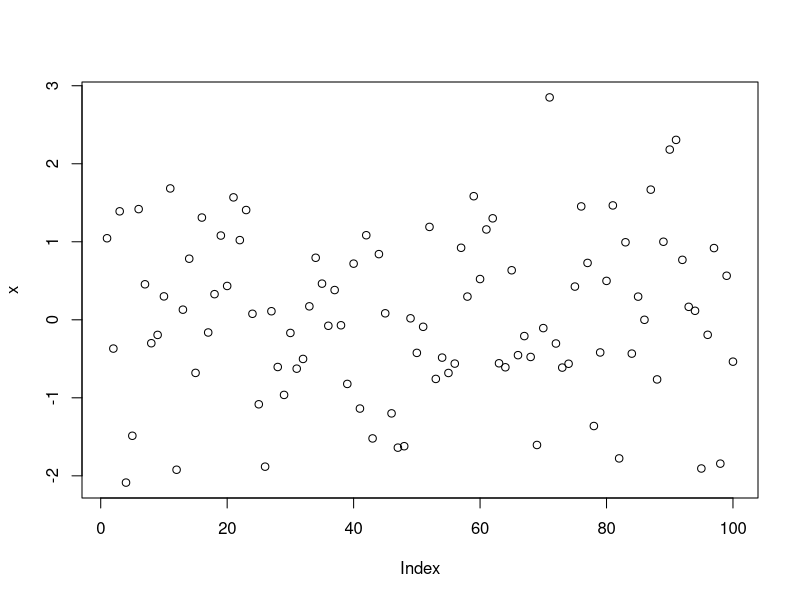
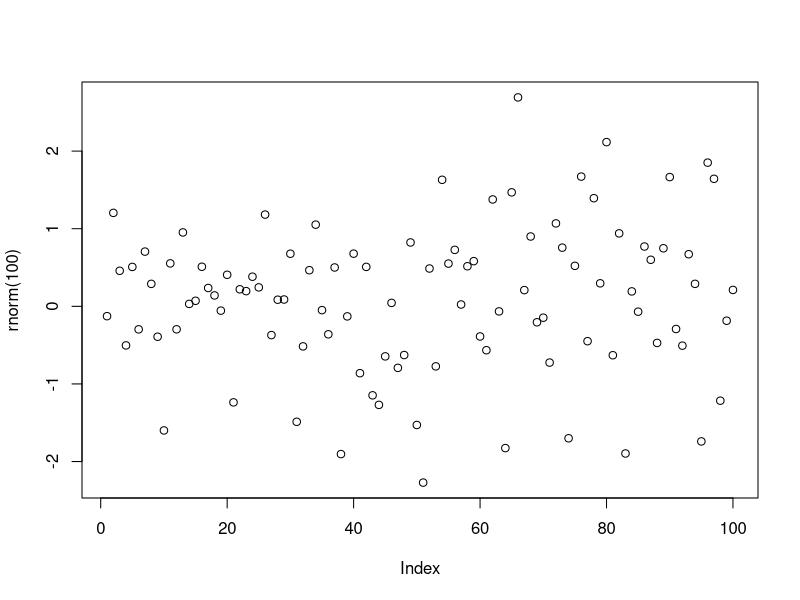

Source code (R) for these figures, in order: (Note: this script raises an error after producing the figures.)
# firstscript.r
# remove the variables entered prior
rm(list = ls())
# Generate a list of 100 random numbers
x <- rnorm (100)
# Ploting a list of 100 random numbers
x
plot(x)
# rewrite the code without using variable x

plot(rnorm(100))
# writing vectors
vec1 = c(1,4,6,8,10)
vec[5]
vec1[5]
vec1[3] = 12
vec1
vec2 = seq(from=0, to=1, by=0.25)
vec2
sum(vec1)
vec1 + vec2
# practicing matrices 2 dimensional vectors ncol=#columns and nrow=#rows
mat=matrix(data=c(9,2,3,4,5,6), ncol=3)
mat
p <- c(31:60)
pp <- seq(from = 31, to = 60, by = 0.25)
q <- matrix(p, ncol = 5, nrow = 6)
print(q)
mat[1,2]
mat[2,]
mean(mat)
